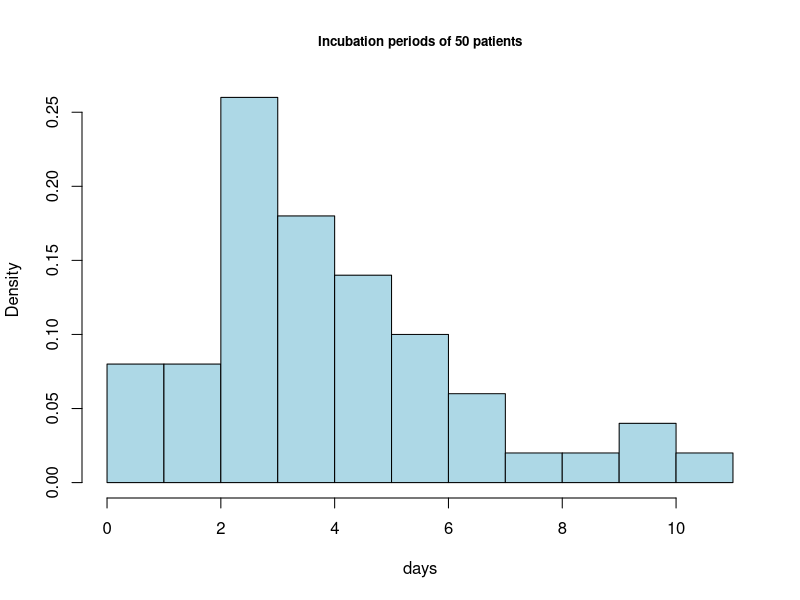
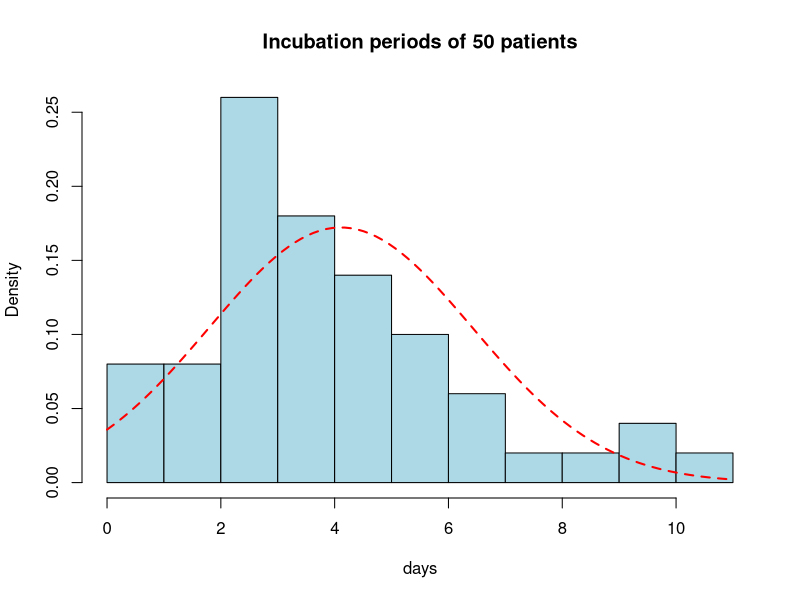
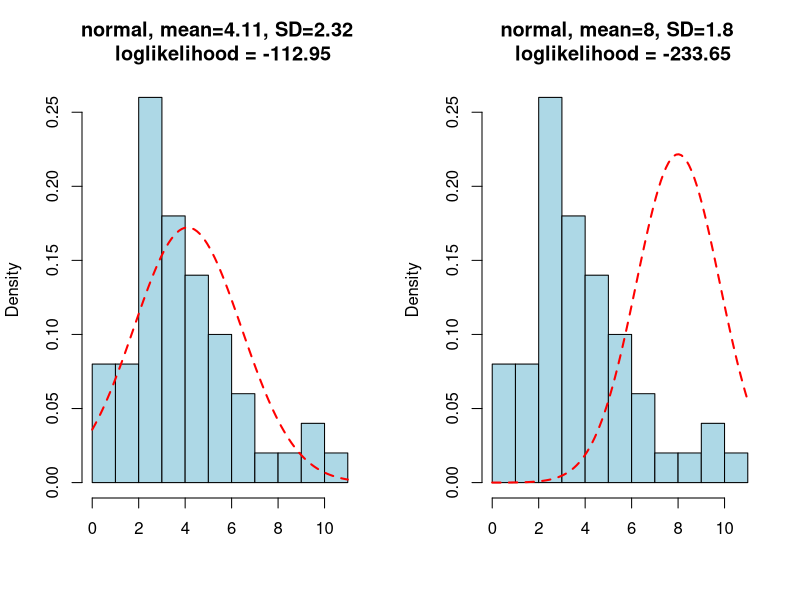
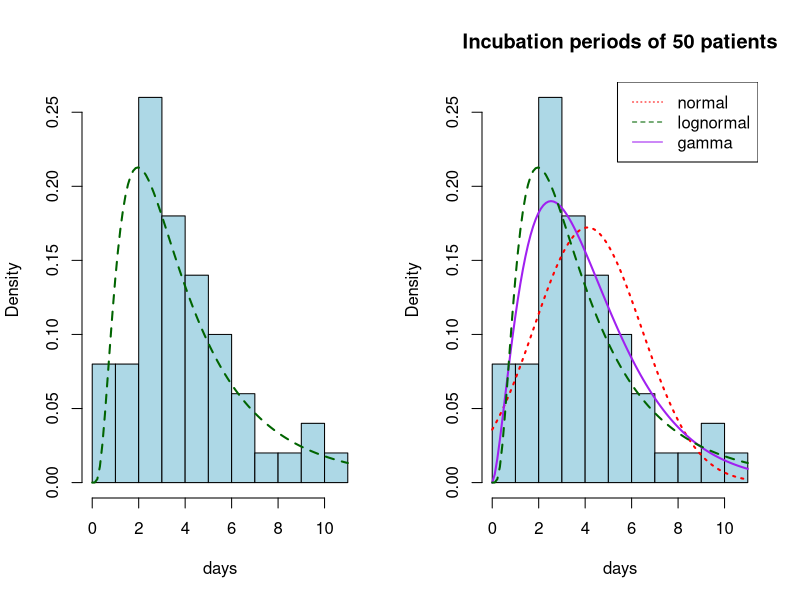

Source code (R) for these figures, in order:
## ---- chunk 1
knitr::opts_chunk$set(fig.align='center',
                      fig.height=3,
                      fig.width=3,
                      out.width="0.5\\linewidth",
                      echo=T,
                      eval=T)
## ---- chunk 2
ncov_simple <- read.csv('nCoV_simple.csv')
# or:
# ncov_simple=read.csv(file.choose())
head(ncov_simple)
## ---- chunk 3
summary(ncov_simple$incubation)
## ---- chunk 4
hist(ncov_simple$incubation,main='Incubation periods of 50 patients',
     col='lightblue',freq = F,
     xlab='days',nclass=10,cex.main=0.8)
## ---- chunk 5
library('MASS')  #need to install first, if not installed
result=fitdistr(ncov_simple$incubation,'normal')
result$estimate
result$sd
result$loglik
## ---- chunk 6
hist(ncov_simple$incubation,
     main='Incubation periods of 50 patients',
     col='lightblue',prob=T,xlab='days',nclass=10)
curve(dnorm(x,mean=result$estimate[1],sd=result$estimate[2]),
      add=T,col='red',lwd=2,lty='dashed')
## ---- chunk 7
log(prod(dnorm(ncov_simple$incubation,mean=8,sd=1.8)))
## ---- chunk 8
par(mfrow=c(1,2))
hist(ncov_simple$incubation,main='normal, mean=4.11, SD=2.32 \n loglikelihood = -112.95',
     col='lightblue',freq = F,
     xlab=NA,nclass=10)
curve(dnorm(x,mean=4.1076,sd=2.3166),
      add=T,col='red',lwd=2,lty='dashed')
hist(ncov_simple$incubation,main='normal, mean=8, SD=1.8 \n loglikelihood = -233.65',
     col='lightblue',freq = F,
     xlab=NA,nclass=10)
curve(dnorm(x,mean=8,sd=1.8),
      add=T,col='red',lwd=2,lty='dashed')
## ---- chunk 9
result=fitdistr(ncov_simple$incubation,'lognormal',lower=0.01)
result$estimate
## ---- chunk 10
hist(ncov_simple$incubation,main=NA,
     col='lightblue',prob=T,xlab='days',nclass=10)
curve(dlnorm(x,meanlog=result$estimate[1],sdlog=result$estimate[2]),
      add=T,col='darkgreen',lwd=2,lty='dashed')
## ---- chunk 11
# by hand
log(prod(dlnorm(ncov_simple$incubation,
                meanlog=result$estimate[1],sdlog=result$estimate[2])))
# in R
result$loglik
## ---- chunk 12
hist(ncov_simple$incubation,main='Incubation periods of 50 patients',
     col='lightblue',freq = F,
     xlab='days',nclass=10)
curve(dnorm(x,mean=4.1076,sd=2.3166),add=T,col='red',lwd=2,lty='dotted')
curve(dgamma(x,shape=2.61,rate=0.636),add=T,col='purple',lwd=2,lty='solid')
curve(dlnorm(x,meanlog=1.21,sdlog=0.73),add=T,col='darkgreen',lwd=2,lty='dashed')

legend('topright',legend =c('normal','lognormal','gamma'),
       col=c('red','darkgreen','purple'),
       lty=c('dotted','dashed','solid'))
